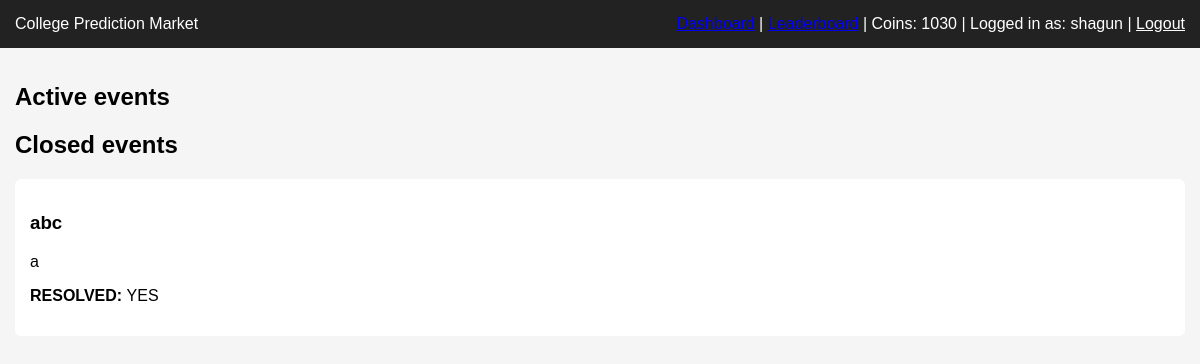
Page / (signed in) on the earlier database version.
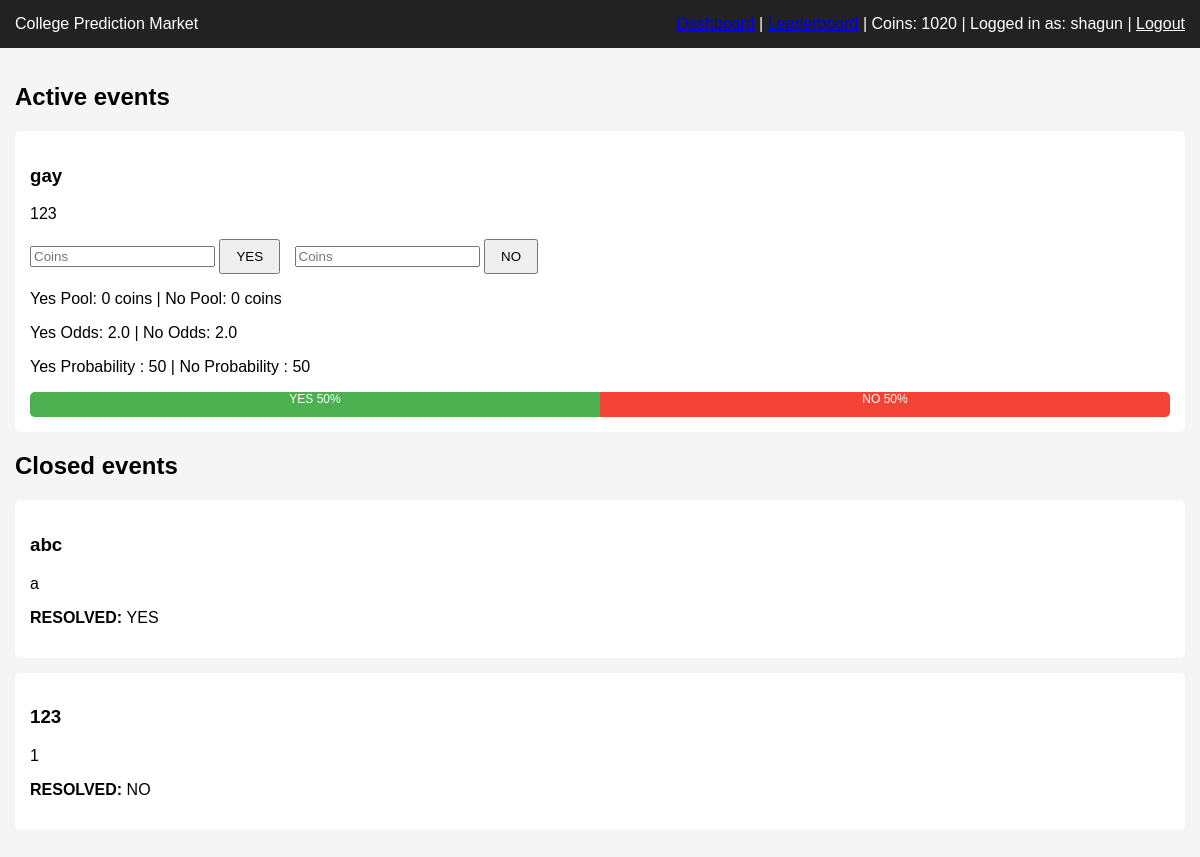
Same page on the later database version.
### models.py (models this page shows)
class User(db.Model):
    __tablename__ = "users"
    id = db.Column(db.Integer, primary_key = True)
    username = db.Column(db.String(50), unique = True, nullable = False)
    password_hash = db.Column(db.String(50), nullable = False)
    coins = db.Column(db.Integer, default = 1000)
    created_at = db.Column(db.DateTime, default = datetime.utcnow)
    is_admin = db.Column(db.Boolean, default = False)

class Event(db.Model):
    __tablename__ = "events"
    id = db.Column(db.Integer, primary_key = True)
    title = db.Column(db.String(200))
    description = db.Column(db.Text)
    status = db.Column(db.String(20), default = 'open')
    result = db.Column(db.String(10), nullable = True)
    created_at = db.Column(db.DateTime, default = datetime.utcnow)
    status = db.Column(db.String(20), default="open")
    result = db.Column(db.String(3), nullable=True)

### routes/betting.py (the view)
@betting_bp.route("/")
def dashboard():
    if "user_id" not in session:
        return redirect(url_for("auth.login"))
    user = db.session.get(User, session["user_id"])
    if user is None:
        session.clear()
        return redirect(url_for("auth.login"))
    events = Event.query.all()
    event_data = []
    for event in events:
        bets = Bet.query.filter_by(event_id=event.id).all()
        yes_pool = sum(b.amount for b in bets if b.side == "YES")
        no_pool = sum(b.amount for b in bets if b.side == "NO")
        total = yes_pool + no_pool
        if total>0:
            yes_prob = round(yes_pool/total*100,1)
            no_prob = round(no_pool/total*100,1)
        else:
            yes_prob=50
            no_prob=50
        yes_odds = round(total / yes_pool, 2) if yes_pool > 0 else 2.0
        no_odds = round(total / no_pool, 2) if no_pool > 0 else 2.0
        user_bet = Bet.query.filter_by(
            event_id = event.id,
            user_id=user.id
        ).first()
        event_data.append({
            "event": event,
            "yes_pool": yes_pool,
            "no_pool": no_pool,
            "yes_prob": yes_prob,
            "no_prob": no_prob,
            "yes_odds": yes_odds,
            "no_odds": no_odds,
            "user_bet": user_bet
        })
    return render_template(
        "dashboard.html",
        event_data=event_data,
        current_user=user
    )

### templates/dashboard.html (shortened to what this page needs)
{% extends "base.html" %}
{% block content %}
<h2>Active events</h2>
{% for data in event_data %}
{%set event = data.event%}
    {% if event.status == "open" %}
        <div class="event-card">
            <h3>{{ event.title }}</h3>
            <p>{{ event.description }}</p>
            {% if current_user.is_admin %}
                <a href="{{ url_for('admin.resolve_event', event_id=event.id, result='YES') }}">
                    Resolve YES
                </a>
                |
                <a href="{{ url_for('admin.resolve_event', event_id=event.id, result='NO') }}">
                    Resolve NO
                </a>
            {%else%}
                <form action="/bet" method="POST" style="display:inline;">
                    <input type="number" name="amount" placeholder="Coins" min="1">
                    <button type="submit">YES</button>
                </form>
                <form action="/bet" method="POST" style="display:inline;">
                    <input type="number" name="amount" placeholder="Coins" min="1">
                    <button type="submit">NO</button>
                </form>
            {% endif %}
            <p>Yes Pool: {{data.yes_pool}} coins | No Pool: {{data.no_pool}} coins</p>
            <p>Yes Odds: {{data.yes_odds}} | No Odds: {{data.no_odds}}</p>
            <p>Yes Probability : {{data.yes_prob}} | No Probability : {{data.no_prob}}</p>
            <div class="probability-bar">
                <div class="yes-bar" style="width: {{data.yes_prob}}%">
                    YES {{data.yes_prob}}%
                </div>
                <div class="no-bar" style="width: {{data.no_prob}}%">
                    NO {{data.no_prob}}%
                </div>
            </div>
        </div>
    {% endif %}
{% endfor %}
<h2>Closed events</h2>
{% for data in event_data %}
{%set event = data.event%}
{% if event.status == "resolved" %}
<div class="event-card">
    <h3>{{ event.title }}</h3>
    <p>{{ event.description }}</p>
    <p><strong>RESOLVED: </strong>{{event.result}}</p>
</div>
{%endif%}
{%endfor%}
{% endblock %}

### templates/base.html (shortened to what this page needs)
<!DOCTYPE html>
<html>
<head>
</head>
<body>
    <div class="navbar">
        <div style="display: flex; justify-content: space-between; align-items: center;">
            College Prediction Market
            {%if current_user%}
            <div>
                <a href="{{ url_for('betting.dashboard') }}">Dashboard</a> |
                <a href="{{ url_for('betting.leaderboard') }}">Leaderboard</a> |
                {%if current_user.is_admin%}
                <a href="{{url_for('admin.create_event')}}" style="color: white;">Create an Event</a> |
                {%else%}
                Coins: {{current_user.coins}} |
                {%endif%}
                Logged in as: {{current_user.username}} |
                <a href="{{url_for('auth.logout')}}" style="color: white;">Logout</a>
            </div>
            {%endif%}
        </div>
    </div>
    <div class="container">
        {% block content %}{% endblock %}
    </div>
</body>
</html>

### templates/base.html (style rules this page uses)
body { font-family: Arial; background: #f5f5f5; margin: 0; }
.navbar { background: #222; color: white; padding: 15px; }
.container { padding: 15px; }
.event-card { background: white; padding: 15px; margin-bottom: 15px; border-radius: 6px; }
button { padding: 8px 15px; margin-right: 10px; cursor: pointer; }
.probability-bar { display: flex; height: 25px; width: 100%; background: #ddd; border-radius: 5px; overflow: hidden; margin-top: 10px; }
.yes-bar { background: #4CAF50; color: white; text-align: center; font-size: 12px; }
.no-bar { background: #f44336; color: white; text-align: center; font-size: 12px; }

Differences in the rows shown:
changed User "shagun": coins "1030" → "1020"
added Event: title "gay", description "123"
added Event: title "123", description "1", result "NO"
Other differences:
new list line: " YES  NO Yes Pool: 0 coins | No Pool: 0 coins Yes Odds: 2.0 | No Odds: 2.0 Yes Probability : 50 | No Probability : 50 YES 50 % NO 50 %"
new list line: "RESOLVED:"
